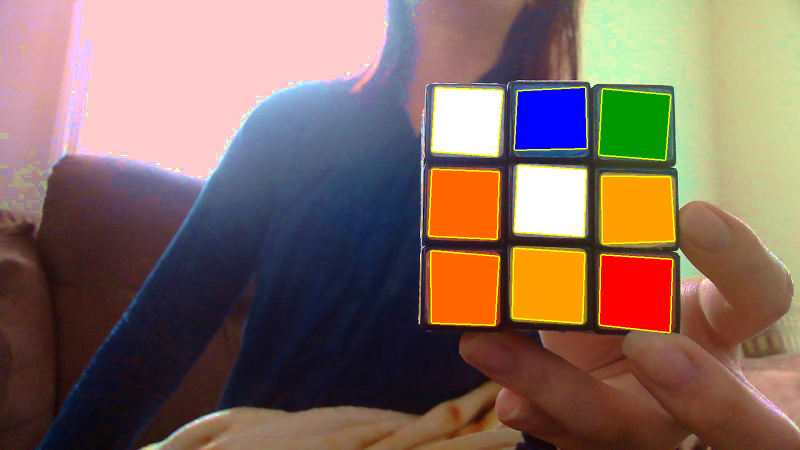
#> input picture output/img1.png, 1600 x 900 px (shown at 1/2 size)
$ python -i color_detector.py   (imports and definitions only)
#> lines starting #> are read from the running program, lines starting #| are printed output that depends on the picture; after the words box and inside, x2 and y2 are one past the last pixel; in counts of white or black regions, pixels touching at a corner belong together
#> further down, picture is the input picture: shape (900, 1600, 3); mean B, G, R 97, 107.2, 131.8
import cv2
import numpy as np
from constants import (
    MIN_SIDE_LENGTH_THRESHOLD,
    MAX_SIDE_LENGTH_THRESHOLD,
    SATURATION_INCREASE_VALUE,
    CUBE_SIDE,
    COLORS,
    COLORS2CODE,
    CIEDE2000,
    BGR2LAB,
)
import kociemba


# [17 lines left out: functions find_color, find_color_ciede2000, not called in this run]


def preprocess_img(img):
    # convert to grayscale
    gray = cv2.cvtColor(img, cv2.COLOR_BGR2GRAY)
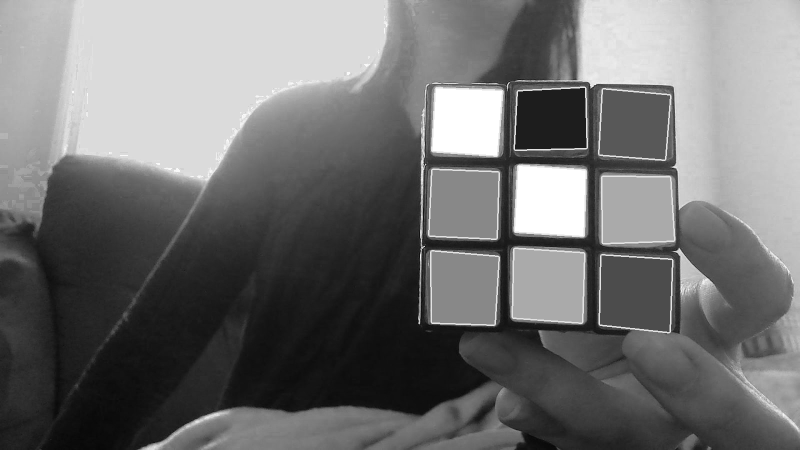
#> gray: shape (900, 1600) (shown at 1/2 size); min 0, max 255, mean 113.4
    # blur to remove noise, kernel size set to large because
    # don't care about details, we just want to extract the color.
    blurred = cv2.GaussianBlur(gray, (3, 3), 0)
    # perform edge detection with canny edge detector
    canny = cv2.Canny(blurred, 20, 40)
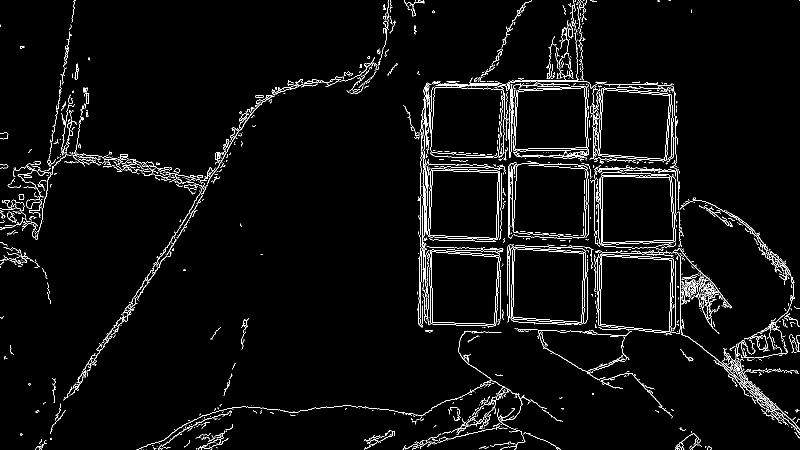
#> canny: shape (900, 1600) (shown at 1/2 size); 3.3% white in thin lines or dots
    # make lines thicker by dilating
    kernel = np.ones((7, 7), np.uint8)
    dilated = cv2.dilate(canny, kernel, iterations=2)
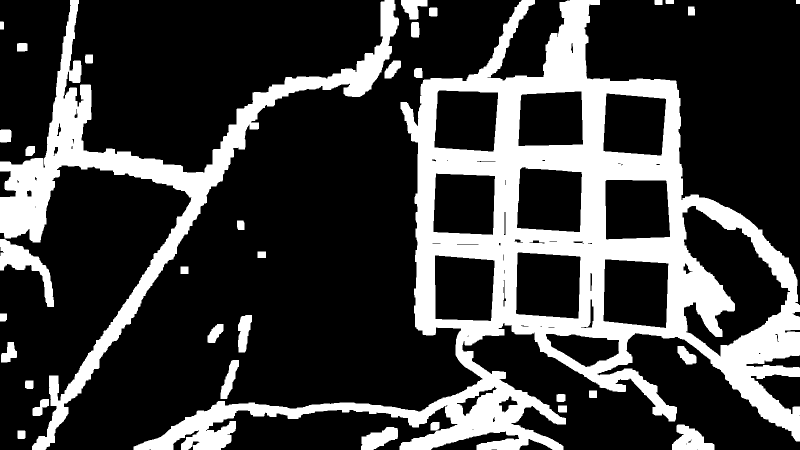
#> dilated: shape (900, 1600) (shown at 1/2 size); 24.5% white; 34 white regions, largest, box (x1, y1, x2, y2) and area: (267, 0, 1600, 900) 252993, (0, 0, 798, 900) 76316, (0, 478, 108, 614) 4708
    return dilated


# [100 lines left out: functions squares_from_contours, increase_brightness, sort_contours_by_pos, compute_color_locs, not called in this run]


def convert_face_to_string(color_locs):
    rows = ["".join([COLORS2CODE[color] for color in row]) for row in color_locs]
    return "".join(rows)


# [23 lines left out: function image_example, not called in this run]


# [8 lines not run here, left out]

>>> import cv2
>>> picture = cv2.imread('output/img1.png')
>>> result = preprocess_img(picture)

$ run again, on output/img4_overlaps.png
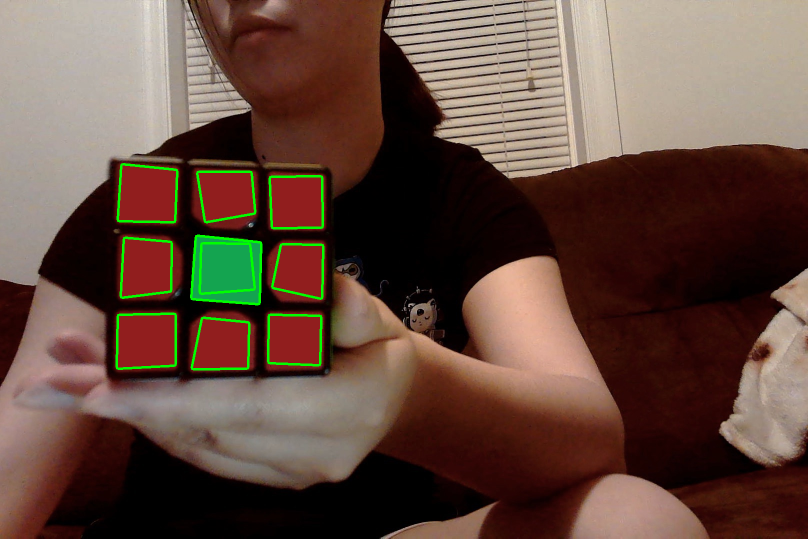
#> input picture output/img4_overlaps.png, 1616 x 1077 px (shown at 1/2 size)
#> picture is the input picture: shape (1077, 1616, 3); mean B, G, R 63, 74.7, 99.4
#> in preprocess_img, `canny = cv2.Canny(blurred, 20, 40)`:
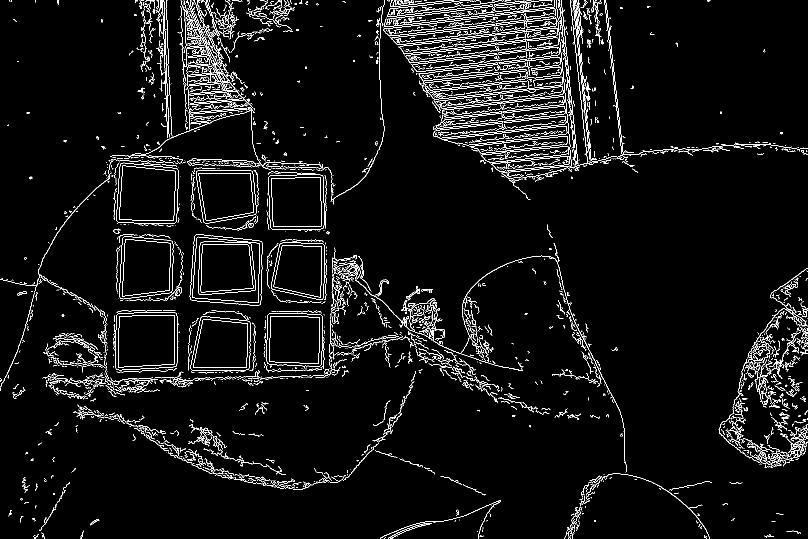
#> canny: shape (1077, 1616) (shown at 1/2 size); 4.5% white in thin lines or dots
#> in preprocess_img, `dilated = cv2.dilate(canny, kernel, iterations=2)`:
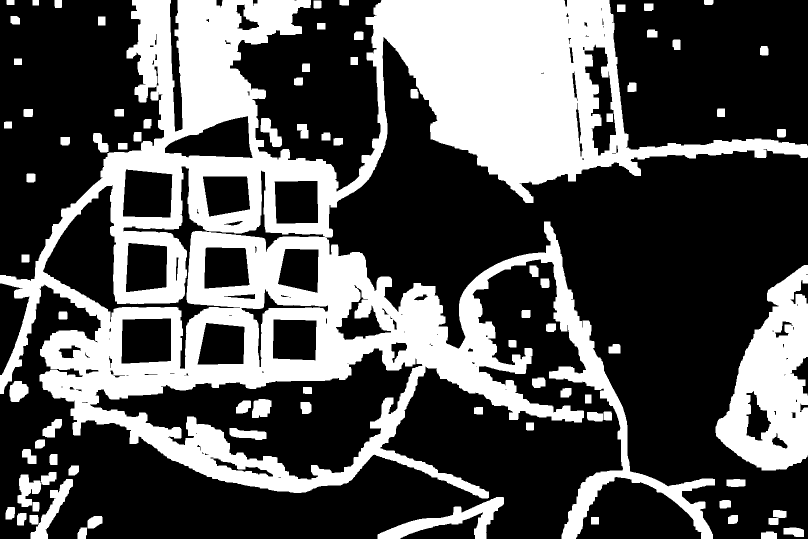
#> dilated: shape (1077, 1616) (shown at 1/2 size); 33.5% white; 81 white regions, largest, box (x1, y1, x2, y2) and area: (0, 0, 1616, 1077) 498812, (1431, 530, 1616, 941) 43191, (755, 994, 1008, 1077) 6582

$ run again, on output/img6.png
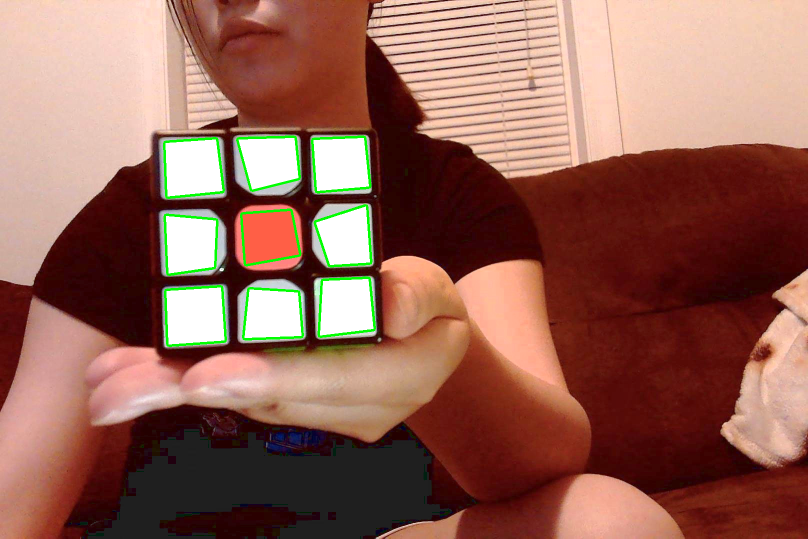
#> input picture output/img6.png, 1616 x 1077 px (shown at 1/2 size)
#> picture is the input picture: shape (1077, 1616, 3); mean B, G, R 86.6, 100.2, 147.5
#> in preprocess_img, `canny = cv2.Canny(blurred, 20, 40)`:
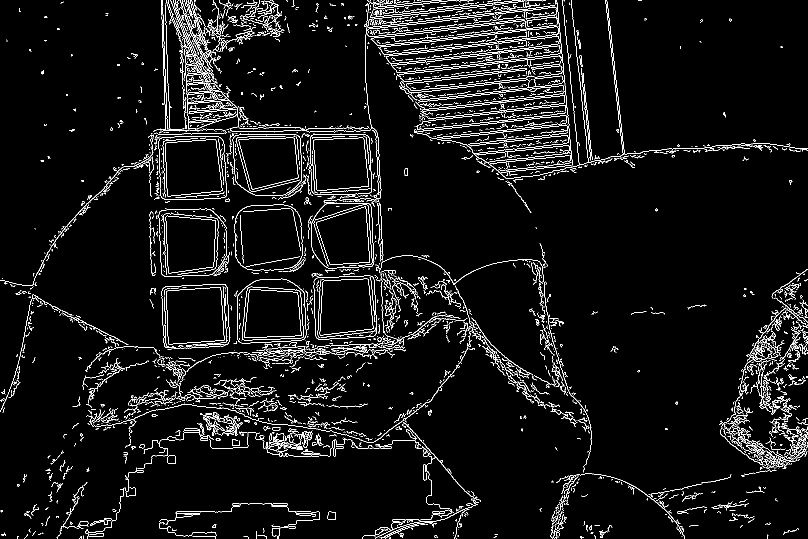
#> canny: shape (1077, 1616) (shown at 1/2 size); 4.9% white in thin lines or dots
#> in preprocess_img, `dilated = cv2.dilate(canny, kernel, iterations=2)`:
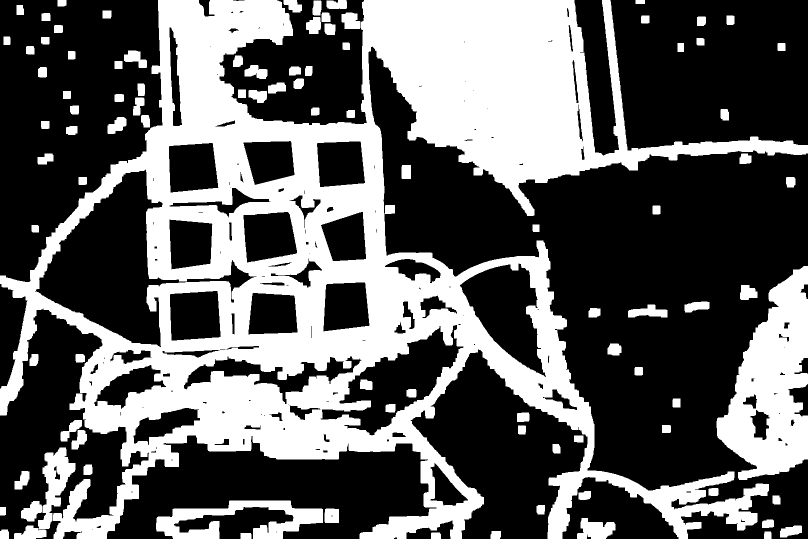
#> dilated: shape (1077, 1616) (shown at 1/2 size); 37.7% white; 97 white regions, largest, box (x1, y1, x2, y2) and area: (0, 0, 1616, 1077) 552679, (1433, 532, 1616, 960) 45528, (312, 1001, 646, 1077) 11693
